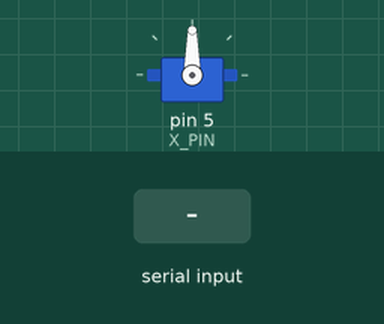
Simulated run of this sketch. Board: Arduino Uno, built with avr-gcc and run on an emulated ATmega328P. Shown: servo. The inputs (shaded band) are chosen by the test bench.

Above: at 2.2 s.
2.3 s: "x90\n" received over Serial
At 4.2 s:
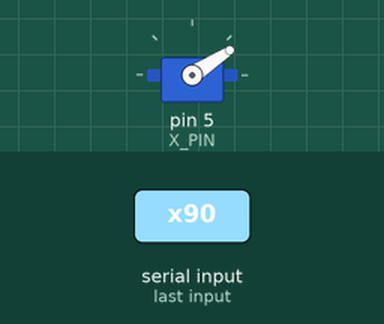
Timing chart, 0 to 5.7 s (numbered marks = the images above; inputs shaded):
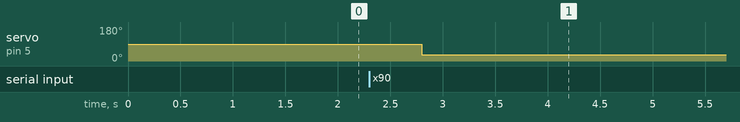

The sketch:

TurretControl.ino
```cpp
#include <Servo.h>

#define BUF_SIZE 8
#define TIMEOUT 500
#define TRUE_LEFT 900
#define TRUE_RIGHT 2100
#define CENTER 1500
#define RIGHT 1773
#define LEFT 1227
#define ONE_DEGREE 7
#define X_PIN 5
#define X_PIXELS 640.0
#define Y_PIXELS 470.0
#define FOV 78.0
#define ZERO_DEGREES 51
#define MAX_DEGREES 129

// FOV: 78 degrees: 39 degrees left or right.
// Or 39 degrees center.

Servo xServo;

void setup() {
  xServo.attach(X_PIN, LEFT, RIGHT);
  xServo.writeMicroseconds(CENTER);
  delay(1000);
  Serial.begin(57600);
}

void loop() {
  char buf[BUF_SIZE];
  unsigned long timeout = millis() + TIMEOUT;
  uint8_t inIdx = 0;
  bool received = false;
  while ((uint32_t)(millis() - timeout) > 0 && inIdx < sizeof(buf)) {
    if (Serial.available() > 0) {
      received = true;
      char c = Serial.read();
      if (c == 'x') {
        buf[inIdx] = '\0';
        break;
      }
      buf[inIdx++] = c;
    }
  }
  if (received) {
    int xCoord = atoi(buf);
    if (xCoord > 0) {
      xServoMove(xCoord);
    }
  }
}

void xServoMove(int coord) {
  float fovFraction = coord / X_PIXELS;
  float degreeMovementFromZero = fovFraction * FOV;
  int positionDegrees = ZERO_DEGREES + (int)degreeMovementFromZero;

  int microseconds = (positionDegrees * ONE_DEGREE) + TRUE_LEFT;
  if (microseconds >= LEFT && microseconds <= RIGHT) {
    xServo.writeMicroseconds(microseconds);
  }
}
```

Measured:
- after the input at 2.3 s, servo on pin 5 (X_PIN): 90° → 33° after 0.50 s
